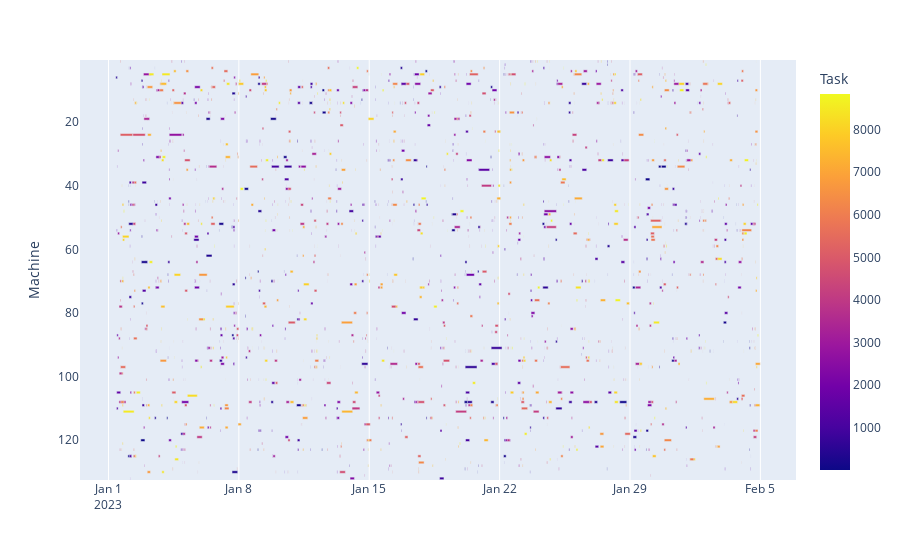

The notebook cell this image was saved under:
### Code cell
import plotly.express as px
import pandas as pd

"""df = pd.DataFrame([
    dict(Task="Job A", Start=2009, Finish=2010, Resource="Alex"),
    dict(Task="Job B", Start=2008, Finish=2011, Resource="Alex"),
    dict(Task="Job C", Start=2010, Finish=2030, Resource="Max")
])"""
fig = px.timeline(data, x_start='Start', x_end="Finish", y='Machine', color='Task')
"""fig = px.timeline(df, x_start="Start", x_end="Finish", y="Task",color='Resource')"""
fig.update_yaxes(autorange="reversed")
fig.show()

### Figure 1 — Plotly figure (JSON) as saved in the notebook; plotly's stock layout.template omitted (floating-point values rounded to 4 significant figures; data arrays with more than 128 entries replaced by an {"elided": "..."} marker saying what was removed)
{"data": [{"alignmentgroup": "True", "base": {"elided": "1910 str values"}, "hovertemplate": "Start=%{base}<br>Finish=%{x}<br>Machine=%{y}<br>Task=%{marker.color}<extra></extra>", "legendgroup": "", "marker": {"color": {"elided": "1910 int values"}, "coloraxis": "coloraxis", "pattern": {"shape": ""}}, "name": "", "offsetgroup": "", "orientation": "h", "showlegend": false, "textposition": "auto", "type": "bar", "x": {"elided": "1910 int values"}, "xaxis": "x", "y": {"elided": "1910 int values"}, "yaxis": "y"}], "layout": {"barmode": "overlay", "coloraxis": {"colorbar": {"title": {"text": "Task"}}, "colorscale": [[0, "#0d0887"], [0.1111, "#46039f"], [0.2222, "#7201a8"], [0.3333, "#9c179e"], [0.4444, "#bd3786"], [0.5556, "#d8576b"], [0.6667, "#ed7953"], [0.7778, "#fb9f3a"], [0.8889, "#fdca26"], [1, "#f0f921"]]}, "legend": {"tracegroupgap": 0}, "margin": {"t": 60}, "xaxis": {"anchor": "y", "domain": [0, 1], "type": "date"}, "yaxis": {"anchor": "x", "autorange": "reversed", "domain": [0, 1], "title": {"text": "Machine"}}}}
